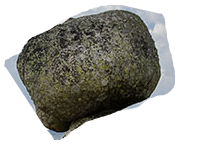
#> input picture 4_Feature_Detection_n_Description/9_Matcher/pierre.jpg, 210 x 154 px, given in place of pierre.png, which was not available
$ python 8_Flann.py   (Python 2 division)
#> lines starting #> are read from the running program, lines starting #| are printed output that depends on the picture; pictures that were not available may be replaced by others from this repository, and a replacement may not be noted
import numpy as np
import cv2 as cv
from matplotlib import pyplot as plt

img1 = cv.imread('../../Data/in/pierre.png', 0)  # queryImage
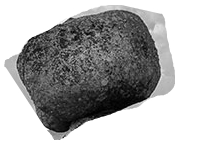
#> img1: shape (154, 210); min 0, max 255, mean 178.1
img2 = cv.imread('../../Data/in/paysage.png', 0)  # trainImage
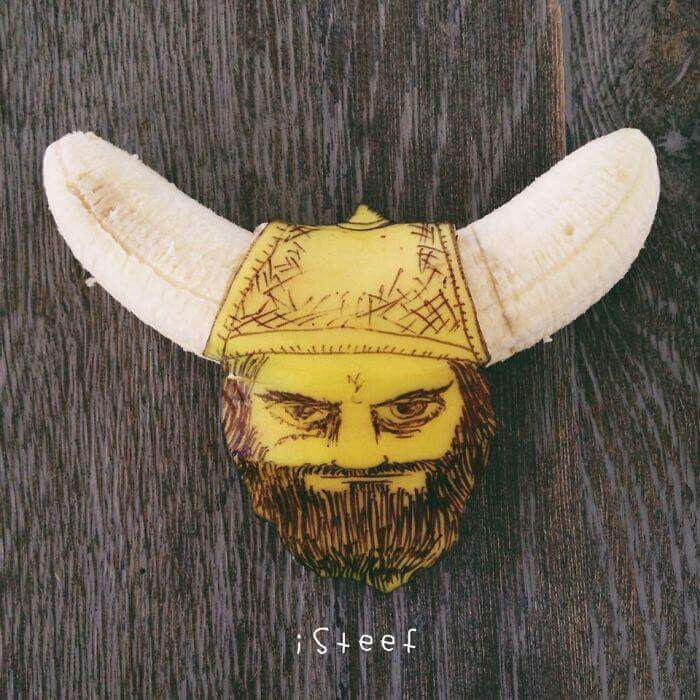
#> input picture 1_Image/a.jpg, 700 x 700 px, given in place of paysage.png, which was not available
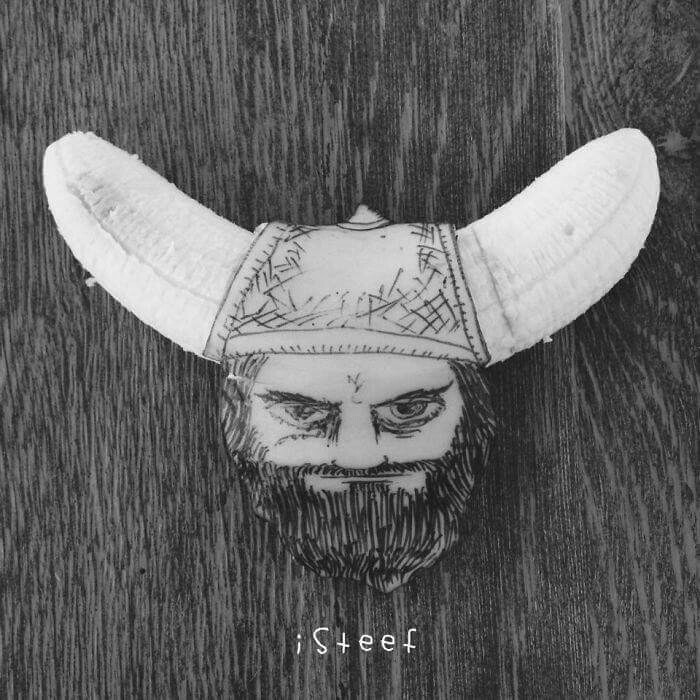
#> img2: shape (700, 700); min 5, max 255, mean 99.7
# Initiate SIFT detector
sift = cv.SIFT()
# find the keypoints and descriptors with SIFT
kp1, des1 = sift.detectAndCompute(img1, None)
#> kp1 = 136 keypoints; strongest (x, y, size): (61, 117, 25.4), (37, 36, 2), (60, 25, 1.9), (143, 98, 4.7)
kp2, des2 = sift.detectAndCompute(img2, None)
#> kp2 = 6529 keypoints; strongest (x, y, size): (348, 646, 1.8), (344, 634, 1.9), (414, 630, 2.2), (322, 650, 2.2)
# FLANN parameters
FLANN_INDEX_KDTREE = 1
index_params = dict(algorithm=FLANN_INDEX_KDTREE, trees=5)
search_params = dict(checks=50)  # or pass empty dictionary
flann = cv.FlannBasedMatcher(index_params, search_params)
matches = flann.knnMatch(des1, des2, k=2)
#> matches = 136 matches
# Need to draw only good matches, so create a mask
matchesMask = [[0, 0] for i in xrange(len(matches))]
#> matchesMask = 136 pairs, first value 0 to 0, second value 0 to 0
# ratio test as per Lowe's paper
for i, (m, n) in enumerate(matches):
    if m.distance < 0.7 * n.distance:
        matchesMask[i] = [1, 0]
#> this loop made 136 passes
draw_params = dict(matchColor=(0, 255, 0),
                   singlePointColor=(255, 0, 0),
                   matchesMask=matchesMask,
                   flags=0)
#> draw_params = 4 items
img3 = cv.drawMatchesKnn(img1, kp1, img2, kp2, matches, None, **draw_params)
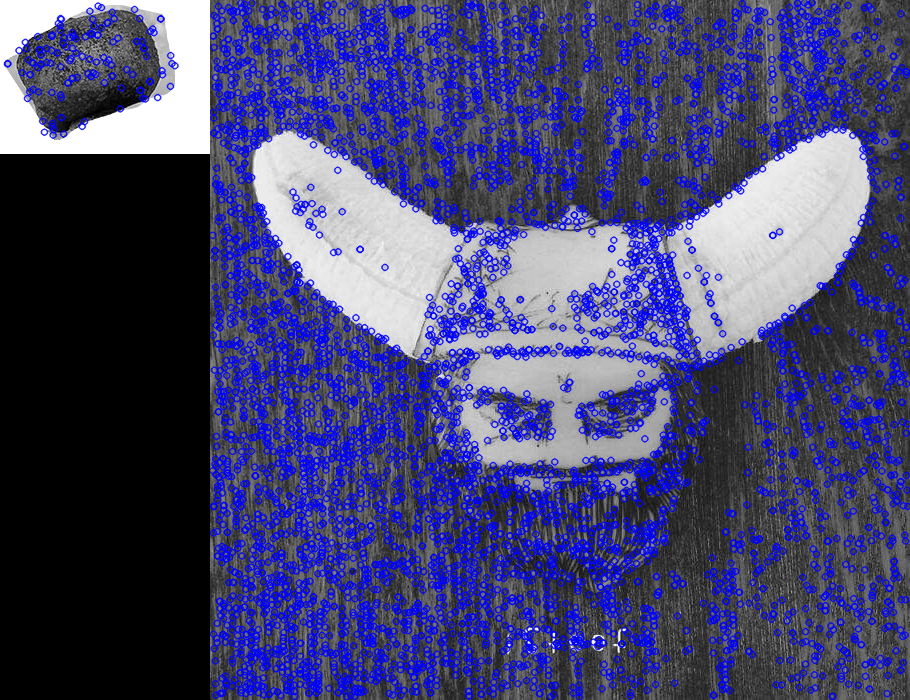
#> img3: shape (700, 910, 3); mean of channels 0, 1, 2 115.2, 69.9, 69.9; drawn as B, G, R
plt.imshow(img3, ), plt.show()
